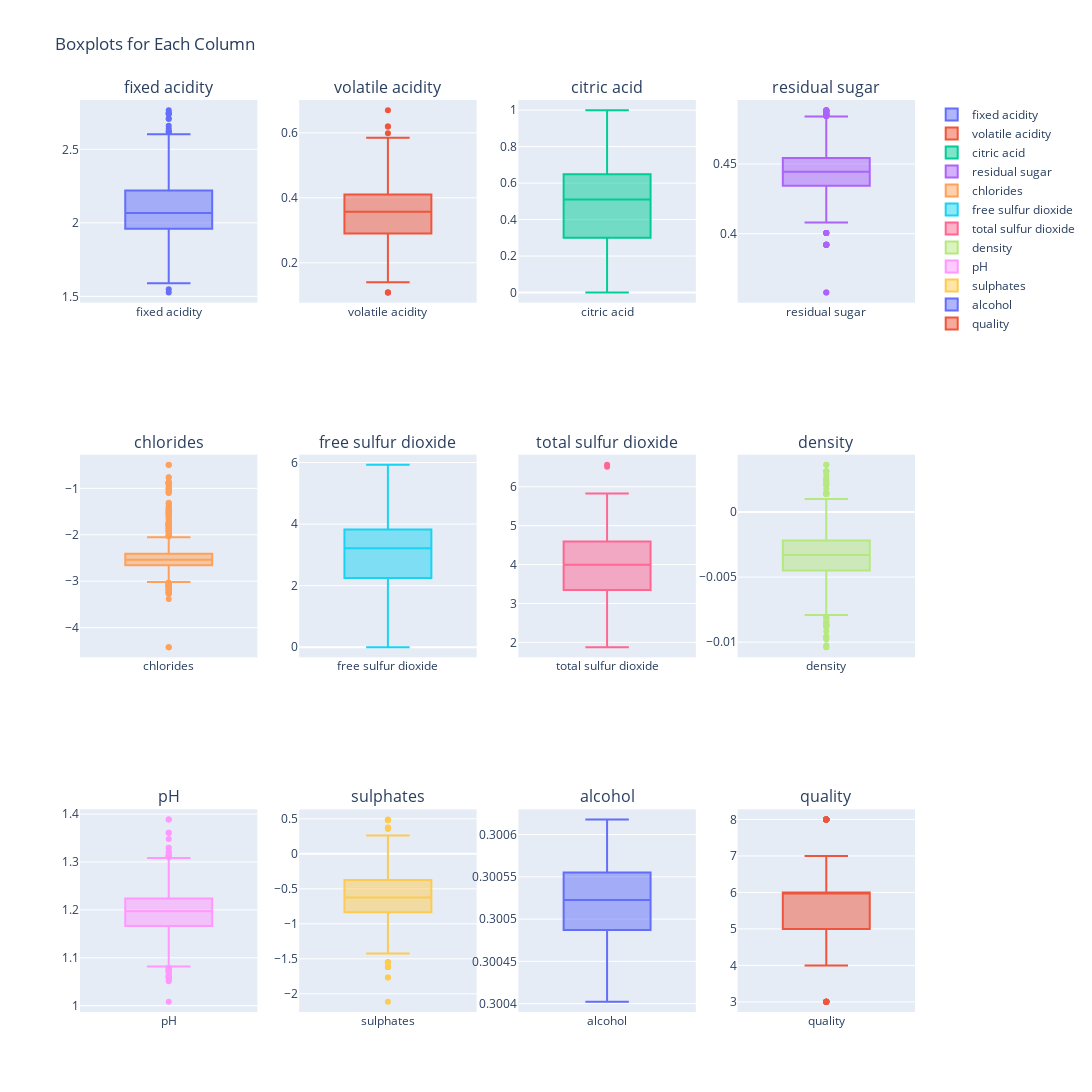

Source (notebook cell):
### Code cell
# Create a subplot grid
fig = make_subplots(rows=3, cols=4, subplot_titles=df.columns)

# Add a boxplot for each column in the grid
for i, col in enumerate(df.columns):
    row = (i // 4) + 1  # Row index (starting from 1)
    col_pos = (i % 4) + 1  # Column index (starting from 1)
    
    fig.add_trace(
        go.Box(y=df[col], name=col),
        row=row, col=col_pos
    )

# Update layout
fig.update_layout(height=1400, width=1400, title_text="Boxplots for Each Column")

# Show the plot
fig.show()

### Figure 1 — Plotly figure (JSON) as saved in the notebook; plotly's stock layout.template omitted (floating-point values rounded to 4 significant figures; data arrays with more than 128 entries replaced by an {"elided": "..."} marker saying what was removed)
{"data": [{"name": "fixed acidity", "type": "box", "xaxis": "x", "y": {"elided": "1599 float values"}, "yaxis": "y"}, {"name": "volatile acidity", "type": "box", "xaxis": "x2", "y": {"elided": "1599 float values"}, "yaxis": "y2"}, {"name": "citric acid", "type": "box", "xaxis": "x3", "y": {"elided": "1599 float values"}, "yaxis": "y3"}, {"name": "residual sugar", "type": "box", "xaxis": "x4", "y": {"elided": "1599 float values"}, "yaxis": "y4"}, {"name": "chlorides", "type": "box", "xaxis": "x5", "y": {"elided": "1599 float values"}, "yaxis": "y5"}, {"name": "free sulfur dioxide", "type": "box", "xaxis": "x6", "y": {"elided": "1599 float values"}, "yaxis": "y6"}, {"name": "total sulfur dioxide", "type": "box", "xaxis": "x7", "y": {"elided": "1599 float values"}, "yaxis": "y7"}, {"name": "density", "type": "box", "xaxis": "x8", "y": {"elided": "1599 float values"}, "yaxis": "y8"}, {"name": "pH", "type": "box", "xaxis": "x9", "y": {"elided": "1599 float values"}, "yaxis": "y9"}, {"name": "sulphates", "type": "box", "xaxis": "x10", "y": {"elided": "1599 float values"}, "yaxis": "y10"}, {"name": "alcohol", "type": "box", "xaxis": "x11", "y": {"elided": "1599 float values"}, "yaxis": "y11"}, {"name": "quality", "type": "box", "xaxis": "x12", "y": {"elided": "1599 int values"}, "yaxis": "y12"}], "layout": {"annotations": [{"font": {"size": 16}, "showarrow": false, "text": "fixed acidity", "x": 0.1062, "xanchor": "center", "xref": "paper", "y": 1, "yanchor": "bottom", "yref": "paper"}, {"font": {"size": 16}, "showarrow": false, "text": "volatile acidity", "x": 0.3688, "xanchor": "center", "xref": "paper", "y": 1, "yanchor": "bottom", "yref": "paper"}, {"font": {"size": 16}, "showarrow": false, "text": "citric acid", "x": 0.6313, "xanchor": "center", "xref": "paper", "y": 1, "yanchor": "bottom", "yref": "paper"}, {"font": {"size": 16}, "showarrow": false, "text": "residual sugar", "x": 0.8938, "xanchor": "center", "xref": "paper", "y": 1, "yanchor": "bottom", "yref": "paper"}, {"font": {"size": 16}, "showarrow": false, "text": "chlorides", "x": 0.1062, "xanchor": "center", "xref": "paper", "y": 0.6111, "yanchor": "bottom", "yref": "paper"}, {"font": {"size": 16}, "showarrow": false, "text": "free sulfur dioxide", "x": 0.3688, "xanchor": "center", "xref": "paper", "y": 0.6111, "yanchor": "bottom", "yref": "paper"}, {"font": {"size": 16}, "showarrow": false, "text": "total sulfur dioxide", "x": 0.6313, "xanchor": "center", "xref": "paper", "y": 0.6111, "yanchor": "bottom", "yref": "paper"}, {"font": {"size": 16}, "showarrow": false, "text": "density", "x": 0.8938, "xanchor": "center", "xref": "paper", "y": 0.6111, "yanchor": "bottom", "yref": "paper"}, {"font": {"size": 16}, "showarrow": false, "text": "pH", "x": 0.1062, "xanchor": "center", "xref": "paper", "y": 0.2222, "yanchor": "bottom", "yref": "paper"}, {"font": {"size": 16}, "showarrow": false, "text": "sulphates", "x": 0.3688, "xanchor": "center", "xref": "paper", "y": 0.2222, "yanchor": "bottom", "yref": "paper"}, {"font": {"size": 16}, "showarrow": false, "text": "alcohol", "x": 0.6313, "xanchor": "center", "xref": "paper", "y": 0.2222, "yanchor": "bottom", "yref": "paper"}, {"font": {"size": 16}, "showarrow": false, "text": "quality", "x": 0.8938, "xanchor": "center", "xref": "paper", "y": 0.2222, "yanchor": "bottom", "yref": "paper"}], "height": 1400, "title": {"text": "Boxplots for Each Column"}, "width": 1400, "xaxis": {"anchor": "y", "domain": [0, 0.2125]}, "xaxis10": {"anchor": "y10", "domain": [0.2625, 0.475]}, "xaxis11": {"anchor": "y11", "domain": [0.525, 0.7375]}, "xaxis12": {"anchor": "y12", "domain": [0.7875, 1]}, "xaxis2": {"anchor": "y2", "domain": [0.2625, 0.475]}, "xaxis3": {"anchor": "y3", "domain": [0.525, 0.7375]}, "xaxis4": {"anchor": "y4", "domain": [0.7875, 1]}, "xaxis5": {"anchor": "y5", "domain": [0, 0.2125]}, "xaxis6": {"anchor": "y6", "domain": [0.2625, 0.475]}, "xaxis7": {"anchor": "y7", "domain": [0.525, 0.7375]}, "xaxis8": {"anchor": "y8", "domain": [0.7875, 1]}, "xaxis9": {"anchor": "y9", "domain": [0, 0.2125]}, "yaxis": {"anchor": "x", "domain": [0.7778, 1]}, "yaxis10": {"anchor": "x10", "domain": [0, 0.2222]}, "yaxis11": {"anchor": "x11", "domain": [0, 0.2222]}, "yaxis12": {"anchor": "x12", "domain": [0, 0.2222]}, "yaxis2": {"anchor": "x2", "domain": [0.7778, 1]}, "yaxis3": {"anchor": "x3", "domain": [0.7778, 1]}, "yaxis4": {"anchor": "x4", "domain": [0.7778, 1]}, "yaxis5": {"anchor": "x5", "domain": [0.3889, 0.6111]}, "yaxis6": {"anchor": "x6", "domain": [0.3889, 0.6111]}, "yaxis7": {"anchor": "x7", "domain": [0.3889, 0.6111]}, "yaxis8": {"anchor": "x8", "domain": [0.3889, 0.6111]}, "yaxis9": {"anchor": "x9", "domain": [0, 0.2222]}}}
